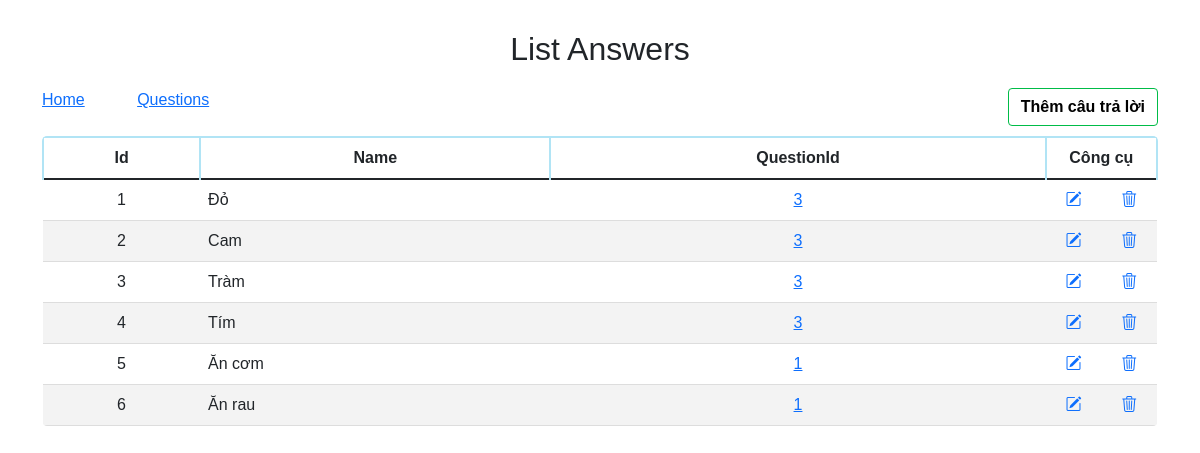
Screenshot of /survey/answers with the database file from the repository.
### app/models.py (models this page shows)
class Options(db.Model):
    __tablename__ = "options"
    id = db.Column(db.Integer, primary_key=True)
    name = db.Column(db.Text, nullable=False)
    questions_id = db.Column(db.Integer, db.ForeignKey(
        "questions.id"))
    questions = db.relationship("Questions", backref="options")

### app/__init__.py (the view)
    @app.route('/survey/answers')
    def get_survey_answer():
        answers = Options.query.all()
        return render_template('answers/list-answers.html', answers=answers)

### app/templates/answers/list-answers.html (shortened to what this page needs)
<!DOCTYPE html>
<html lang="en">
<head>
    <link href="https://cdn.jsdelivr.net/npm/bootstrap@5.1.3/dist/css/bootstrap.min.css" rel="stylesheet"
>
    <link rel="stylesheet" href="https://cdn.jsdelivr.net/npm/bootstrap-icons@1.8.1/font/bootstrap-icons.css">
    <link rel="stylesheet" href="/static/css/style-table.css">
</head>
<body>
    <div class="container">
        <h2 style="text-align:center; margin: 20px 0">List Answers</h2>
        <a href="{{url_for('index')}}">Home</a>
        <a href="{{url_for('get_survey_question')}}" class="ms-5">Questions</a>
        <a href="{{url_for('form_answer', id=0)}}" class="btn btn-add">Thêm câu trả lời</a>
        <table class="table">
            <thead>
                <tr>
                    <th>Id</th>
                    <th>Name</th>
                    <th>QuestionId</th>
                    <th width="10%" colspan="2">Công cụ</th>
                </tr>
            </thead>
            <tbody>
                {% for answer in answers %}
                <tr>
                    <td>{{ answer.id }}</td>
                    <td>{{ answer.name }}</td>
                    <td><a href="{{url_for('form_question', id=answer.questions.id)}}">{{answer.questions_id}}</a></td>
                    <td>
                        <a href="{{url_for('form_answer', id=answer['id'])}}"><i class="bi bi-pencil-square"></i></a>
                    </td>
                    <td>
                        <a href="{{url_for('remove_answer', id=answer['id'])}}"><i class="bi bi-trash3"></i></a>
                    </td>
                </tr>
                {% endfor %}
            </tbody>
        </table>
    </div>
</body>
</html>

### app/static/css/style-table.css (style rules this page uses)
* { font-family: "Quicksand", sans-serif !important; }
body { padding: 10px; }
table { border-radius: 5px; overflow: hidden; width: 100%; border-collapse: collapse; }
thead tr th { background-color: #daf4fd; padding: 10px; border: 2px solid #b1e4f5; text-align: center; }
tbody tr td { padding: 10px; border-bottom: 1px solid #ddd; text-align: center; }
tbody tr td i { cursor: pointer; }
tbody tr:nth-of-type(even) { background-color: #f3f3f3; }
td:nth-child(2) { text-align: left; }
.btn-add { float: right; background-color: #fff; color: black; font-weight: 700; border: 1px solid #00bc47; margin-bottom: 10px; }

### rows the page displays
Options: id "1", name "Đỏ", questions_id "3"
Options: id "2", name "Cam", questions_id "3"
Options: id "3", name "Tràm", questions_id "3"
Options: id "4", name "Tím", questions_id "3"
Options: id "5", name "Ăn cơm", questions_id "1"
Options: id "6", name "Ăn rau", questions_id "1"
